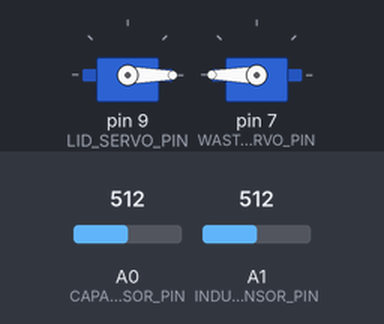
A sketch run on a simulated Arduino Uno, built with avr-gcc and run on an emulated ATmega328P. Parts: 2 × servo. The test bench sets the inputs (shaded band); at power-on: A1 (INDUCTIVE_SENSOR_PIN) = 512, A0 (CAPACITIVE_SENSOR_PIN) = 512.

Above: at 2.9 s.
3.0 s: A1 (INDUCTIVE_SENSOR_PIN) set to 485
At 5.1 s:
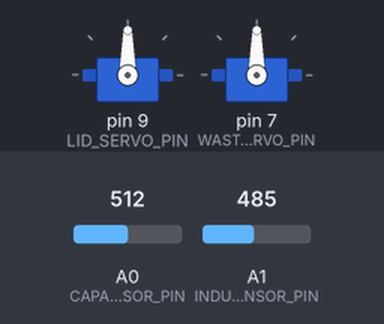
5.8 s: A0 (CAPACITIVE_SENSOR_PIN) set to 985
8.6 s: A0 (CAPACITIVE_SENSOR_PIN) set to 1018
At 9.9 s:
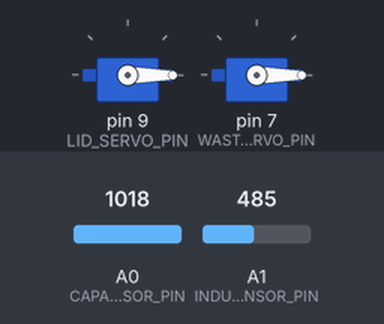
11.4 s: A0 (CAPACITIVE_SENSOR_PIN) set to 990
At 12.9 s:
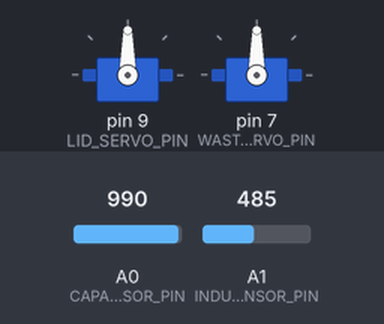
14.2 s: A0 (CAPACITIVE_SENSOR_PIN) set to 1010
At 14.9 s:
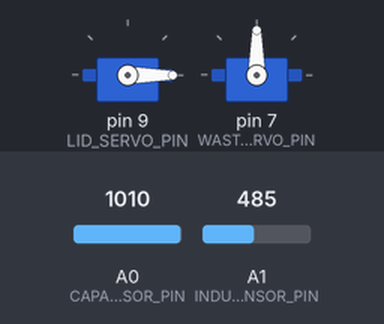
Timing chart, 0 to 17.2 s (numbered marks = the images above; inputs shaded):
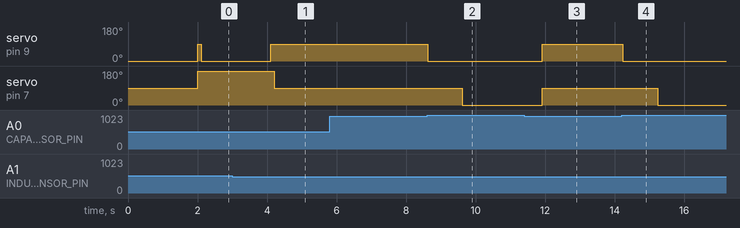

Measured:
- the behaviour switches between 501 and 500 on A1 (INDUCTIVE_SENSOR_PIN) (found by bisection; images 0 and 1)
- the behaviour switches between 1000 and 1001 on A0 (CAPACITIVE_SENSOR_PIN) (found by bisection; images 1 and 2)
- after the input at 3.0 s, servo on pin 9 (LID_SERVO_PIN): goes on until 4.1 s, then stays 90°; servo on pin 7 (WASTE_BIN_SERVO_PIN): 180° → 90° after 1.2 s
- after the input at 5.8 s, every drawn part: stays the same
- after the input at 8.6 s, servo on pin 9 (LID_SERVO_PIN): 90° → 0° at once; servo on pin 7 (WASTE_BIN_SERVO_PIN): 90° → 0° after 1.0 s
- after the input at 11.4 s, servo on pin 9 (LID_SERVO_PIN), servo on pin 7 (WASTE_BIN_SERVO_PIN): 0° → 90° after 0.52 s
- after the input at 14.2 s, servo on pin 9 (LID_SERVO_PIN): 90° → 0° at once; servo on pin 7 (WASTE_BIN_SERVO_PIN): 90° → 0° after 1.0 s

The sketch:

WasteSegregator.ino
```cpp
#include <Servo.h>

// Define the pins for the sensors and servo motors
#define CAPACITIVE_SENSOR_PIN A0
#define INDUCTIVE_SENSOR_PIN A1
#define LID_SERVO_PIN 9
#define WASTE_BIN_SERVO_PIN 7

// Define the threshold values for sensors
#define CAPACITIVE_THRESHOLD 1000
#define INDUCTIVE_THRESHOLD 500

// Define the positions for the servo motors
#define LID_OPEN_POSITION 0
#define LID_CLOSED_POSITION 90
#define BIN_DRY_POSITION 0
#define BIN_WET_POSITION 90
#define BIN_METAL_POSITION 180

// Define the delay times for the lid when it senses dry or metallic waste
#define DRY_WASTE_DELAY 1000
#define METALLIC_WASTE_DELAY 2000

// Create Servo objects for the lid and waste bin
Servo lidServo;
Servo wasteBinServo;

void setup() {
  // Initialize the Servo motors
  lidServo.attach(LID_SERVO_PIN);
  wasteBinServo.attach(WASTE_BIN_SERVO_PIN);

  // Set the pinMode for the sensors to INPUT
  pinMode(CAPACITIVE_SENSOR_PIN, INPUT);
  pinMode(INDUCTIVE_SENSOR_PIN, INPUT);

  // Initialize the Serial communication with a baud rate of 9600
  Serial.begin(9600);
}

void loop() {
  // Read the values from the sensors
  int capacitiveValue = analogRead(CAPACITIVE_SENSOR_PIN);
  int inductiveValue = analogRead(INDUCTIVE_SENSOR_PIN);

  // Control the lid servo based on the inductive sensor
  if (inductiveValue > INDUCTIVE_THRESHOLD) {
    // If the inductive sensor detects metallic waste, open the lid
    lidServo.write(LID_OPEN_POSITION);
    delay(METALLIC_WASTE_DELAY);
  } else {
    // If not, close the lid
    lidServo.write(LID_CLOSED_POSITION);
  }

  // Control the lid servo based on the capacitive sensor
  if (capacitiveValue > CAPACITIVE_THRESHOLD) {
    // If the capacitive sensor detects non-metallic waste (dry), open the lid
    lidServo.write(LID_OPEN_POSITION);
    delay(DRY_WASTE_DELAY);
  } else {
    // If not, close the lid
    lidServo.write(LID_CLOSED_POSITION);
  }

  // Control the waste bin servo based on the inductive sensor
  if (inductiveValue > INDUCTIVE_THRESHOLD) {
    // If the inductive sensor detects metallic waste, rotate the waste bin to the metal position
    wasteBinServo.write(BIN_METAL_POSITION);
  } else {
    // If it's not metallic waste, rotate the waste bin based on your wet/dry classification
    // Adjust the positions as needed
    if (capacitiveValue > CAPACITIVE_THRESHOLD) {
      // If it's dry waste, rotate the bin to the dry position
      wasteBinServo.write(BIN_DRY_POSITION);
    } else {
      // If it's not metallic or dry waste, assume it's wet waste and rotate to the wet position
      wasteBinServo.write(BIN_WET_POSITION);
    }
  }

  // Wait for a while before the next reading
  delay(100);
}
```
